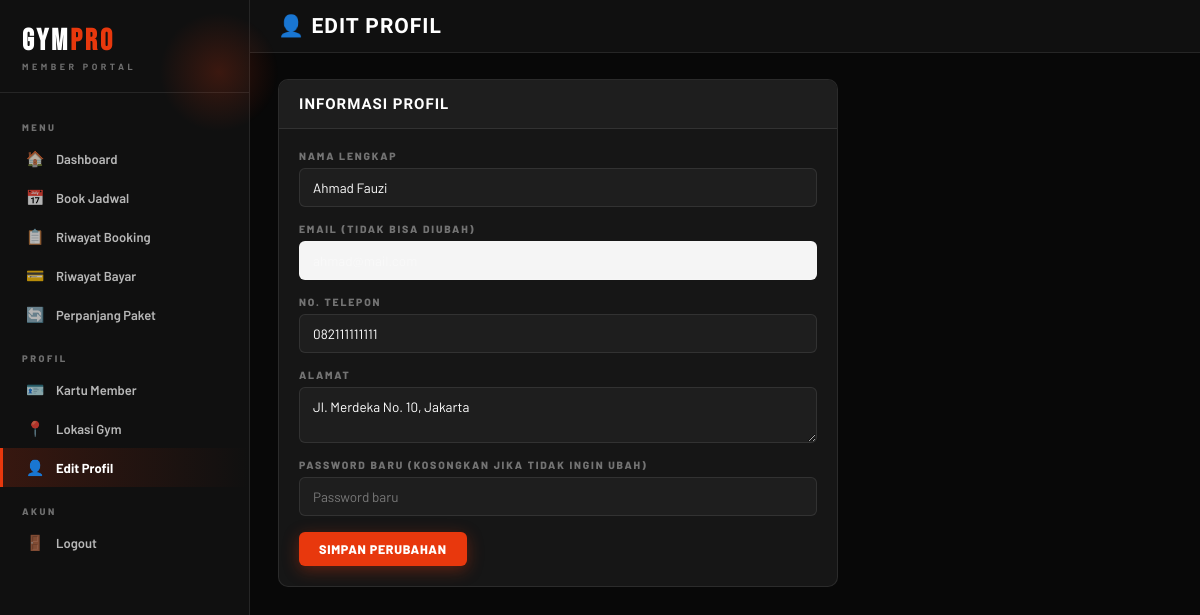
Page /member/profile.php (signed in) on the committed database.
### tables this page shows
CREATE TABLE MEMBER (
    member_id INT PRIMARY KEY AUTO_INCREMENT,
    name VARCHAR(100) NOT NULL,
    address TEXT NOT NULL,
    phone VARCHAR(20) NOT NULL,
    email VARCHAR(100) UNIQUE NOT NULL,
    password VARCHAR(255) NOT NULL,
    photo VARCHAR(255) DEFAULT NULL,
    package_id INT DEFAULT NULL,
    status ENUM('active','inactive') DEFAULT 'inactive',
    join_date DATE DEFAULT (CURRENT_DATE),
    FOREIGN KEY (package_id) REFERENCES PACKAGE(package_id)
);

### member/profile.php (the view, shortened to what this page needs)
<?php
require_once '../includes/db.php';
require_once 'header.php';
$member_id = $_SESSION['user_id'];
$member = $pdo->prepare("SELECT * FROM MEMBER WHERE member_id = ?");
$member->execute([$member_id]);
$member = $member->fetch();
?>
<div class="main-content">
    <div class="topbar"><h1>👤 Edit Profil</h1></div>
    <div class="content">
        <div class="card" style="max-width:560px;">
            <div class="card-header"><h3>Informasi Profil</h3></div>
            <div class="card-body">
                <form method="POST">
                    <div class="form-grid">
                        <div class="form-group full">
                            <label>Nama Lengkap</label>
                            <input type="text" name="name" required value="<?= htmlspecialchars($member['name']) ?>">
                        </div>
                        <div class="form-group">
                            <label>Email (tidak bisa diubah)</label>
                            <input type="email" value="<?= htmlspecialchars($member['email']) ?>" disabled style="background:#f5f5f5;">
                        </div>
                        <div class="form-group">
                            <label>No. Telepon</label>
                            <input type="text" name="phone" required value="<?= htmlspecialchars($member['phone']) ?>">
                        </div>
                        <div class="form-group full">
                            <label>Alamat</label>
                            <textarea name="address" required rows="2"><?= htmlspecialchars($member['address']) ?></textarea>
                        </div>
                        <div class="form-group">
                            <label>Password Baru (kosongkan jika tidak ingin ubah)</label>
                            <input type="password" name="new_password" placeholder="Password baru" minlength="6">
                        </div>
                    </div>
                    <div class="form-actions" style="margin-top:16px;">
                        <button type="submit" class="btn btn-primary">Simpan Perubahan</button>
                    </div>
                </form>
            </div>
        </div>
    </div>
</div>
<?php require_once '../includes/footer.php'; ?>

### css/style.css (style rules this page uses)
* { margin: 0; padding: 0; box-sizing: border-box; }
:root { --black: #080808; --black-2: #101010; --black-3: #161616; --black-4: #1E1E1E; --black-5: #272727; --accent: #E8380D; --accent-2: #FF5E2E; --accent-dim: rgba(232,56,13,0.18); --accent-glow: rgba(232,56,13,0.30); --gold: #F5A623; --white: #FFFFFF; --w90: rgba(255,255,255,0.90); --w70: rgba(255,255,255,0.70); --w40: rgba(255,255,255,0.40); --w15: rgba(255,255,255,0.15); --w08: rgba(255,255,255,0.08); --w04: rgba(255,255,255,0.04); --border: rgba(255,255,255,0.09); --border-hot: rgba(232,56,13,0.45); --shadow-sm: 0 2px 12px rgba(0,0,0,0.5); --shadow-md: 0 6px 28px rgba(0,0,0,0.55); --shadow-lg: 0 12px 52px rgba(0,0,0,0.65); --shadow-accent: 0 4px 28px rgba(232,56,13,0.35); --radius-sm: 6px; --radius-md: 10px; --radius-lg: 16px; --radius-xl: 24px; }
body { font-family: 'Barlow', system-ui, sans-serif; background: var(--black); color: var(--white); font-size: 14px; min-height: 100vh; }
.main-content { margin-left: 250px; min-height: 100vh; }
.topbar { background: var(--black-2); padding: 14px 28px; display: flex; justify-content: space-between; align-items: center; border-bottom: 1px solid var(--border); position: sticky; top: 0; z-index: 50; }
.topbar h1 { font-family: 'Barlow Condensed', sans-serif; font-size: 21px; font-weight: 800; color: var(--white); text-transform: uppercase; letter-spacing: 1px; }
.content { padding: 26px 28px; }
.card { background: var(--black-3); border-radius: var(--radius-md); border: 1px solid var(--border); margin-bottom: 20px; overflow: hidden; }
.card-header { padding: 15px 20px; border-bottom: 1px solid var(--border); display: flex; justify-content: space-between; align-items: center; background: var(--black-4); }
.card-header h3 { font-family: 'Barlow Condensed', sans-serif; font-size: 15px; font-weight: 800; color: var(--white); text-transform: uppercase; letter-spacing: 1px; }
.card-body { padding: 20px; }
.btn { display: inline-flex; align-items: center; gap: 6px; padding: 9px 20px; border-radius: var(--radius-sm); font-size: 12.5px; font-weight: 800; cursor: pointer; border: none; text-decoration: none; transition: all 0.17s; font-family: 'Barlow', sans-serif; letter-spacing: 0.7px; text-transform: uppercase; }
.btn-primary { background: var(--accent); color: #fff; box-shadow: 0 4px 16px rgba(232,56,13,0.35); }
.form-grid { display: grid; grid-template-columns: repeat(auto-fit, minmax(260px, 1fr)); gap: 15px; }
.form-group { display: flex; flex-direction: column; gap: 6px; }
.form-group.full { grid-column: 1/-1; }
.form-group label { font-size: 10.5px; font-weight: 800; color: var(--w40); letter-spacing: 1.8px; text-transform: uppercase; }
.form-group input, .form-group select, .form-group textarea { padding: 10px 13px; border: 1.5px solid var(--border); border-radius: var(--radius-sm); font-size: 13.5px; font-family: 'Barlow', sans-serif; background: var(--black-4); color: var(--white); transition: border-color 0.17s, box-shadow 0.17s; }
.form-group input::placeholder, .form-group textarea::placeholder { color: var(--w40); }
.form-group input:disabled { background: var(--black-5); color: var(--w40); }
.form-actions { display: flex; gap: 10px; margin-top: 8px; }

### rows in the picture
member: name "Ahmad Fauzi", email "ahmad@mail.com", phone "082111111111", address "Jl. Merdeka No. 10, Jakarta"
